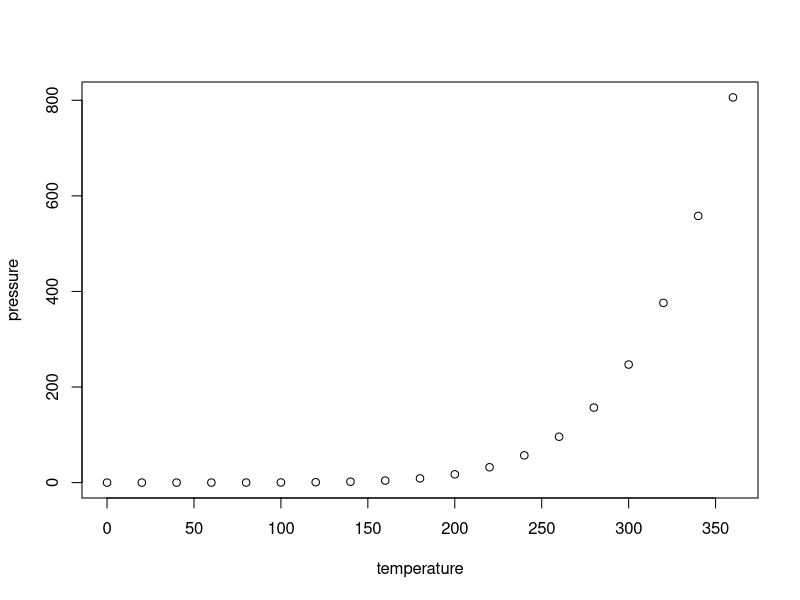
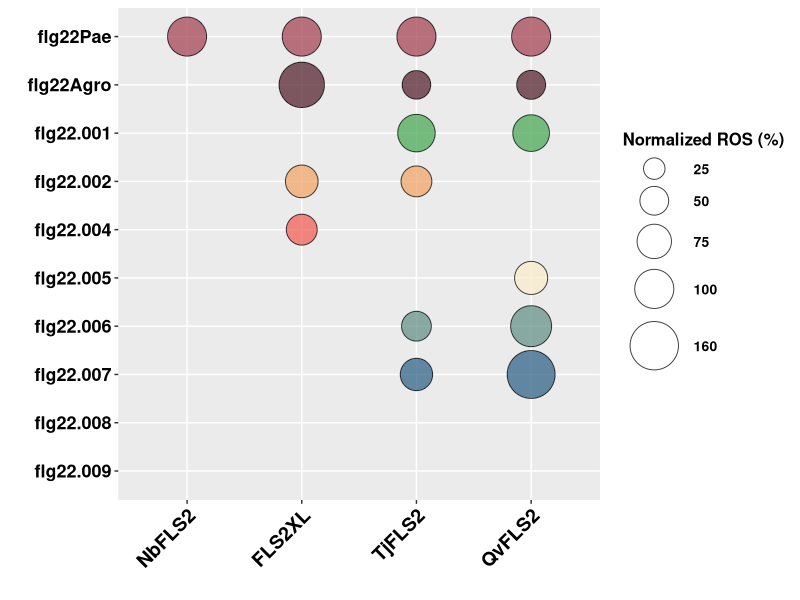
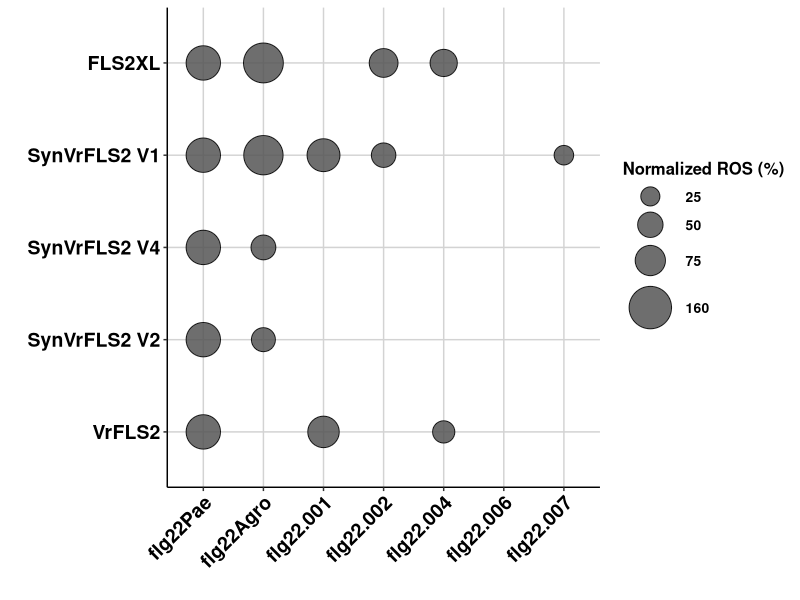
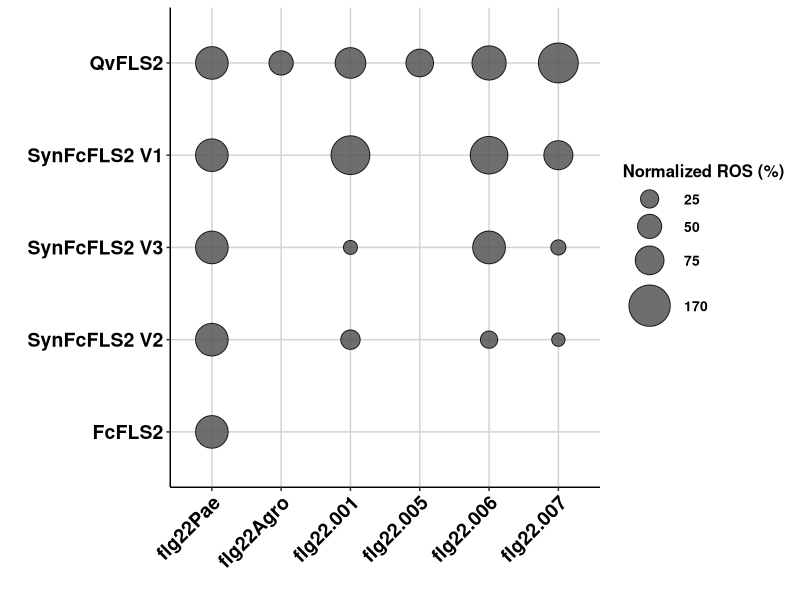
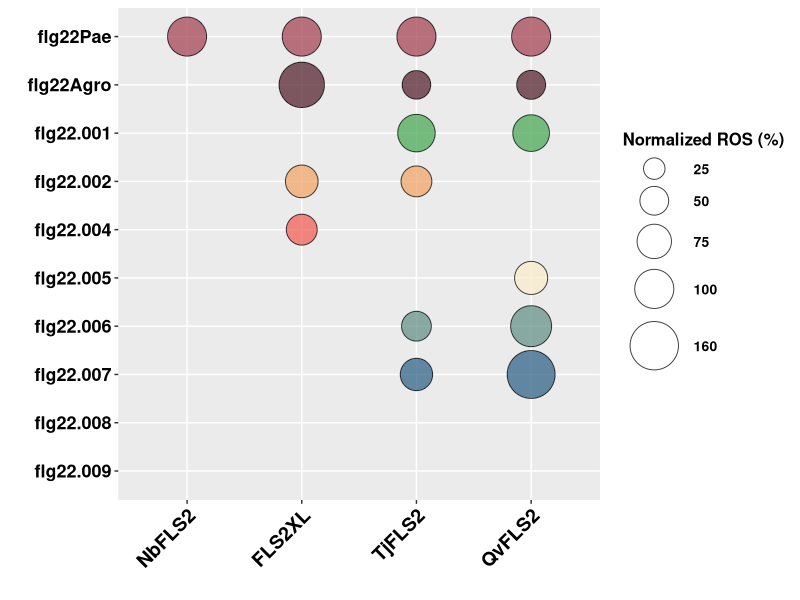
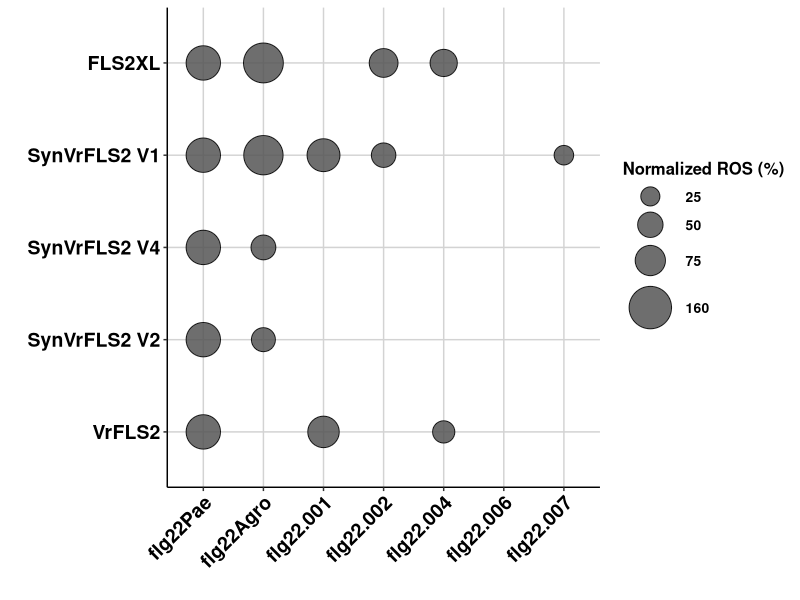
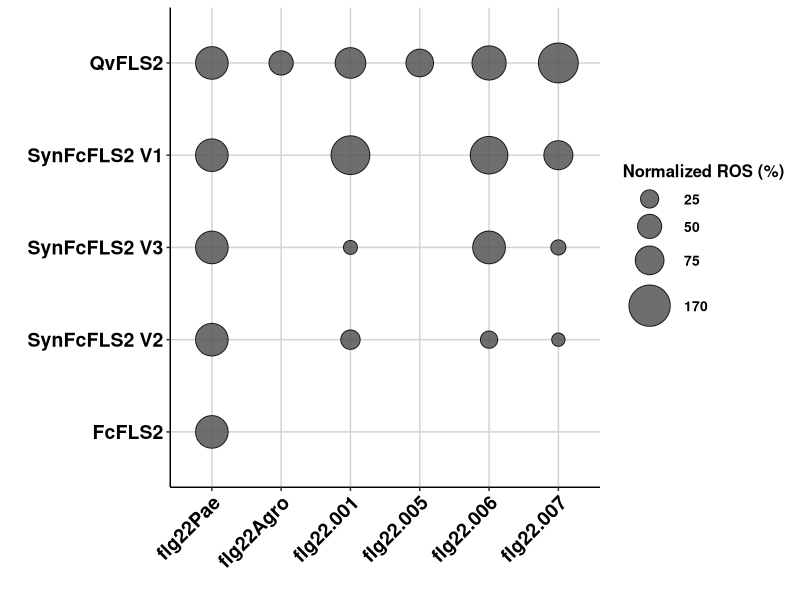

The R source for these figures, in order:
## ---- chunk 1
knitr::opts_chunk$set(echo = TRUE)
## ---- chunk 2
summary(cars)
## ---- chunk 3
library(reshape2)
library(ggplot2)
## ---- chunk 4
plot(pressure)
## ---- chunk 5
pc = read.csv("../input/WTNb_XL_Tj_Qv.csv", header = TRUE)
pcm = melt(pc, id = c("Receptor"))
pcm$Receptor <- factor(pcm$Receptor,levels=unique(pcm$Receptor))
## ---- chunk 6
colours = c( "#A54657",  "#582630", "#4DAA57","#F1A66A","#F26157", "#F9ECCC", "#679289", "#33658A",
"#F6AE2D","#86BBD8")

xx = ggplot(pcm, aes(x = Receptor, y = variable)) + 
     geom_point(aes(size = value, fill = variable), alpha = 0.75, shape = 21) + 
     scale_size_continuous(limits = c(0, 160), range = c(1,16), breaks = c(25, 50,75,100,160)) + 
     labs( x= "", y = "", size = "Normalized ROS (%)", fill = "")  + 
     theme(legend.key=element_blank(), 
           axis.text.x = element_text(angle = 45, hjust = 1, colour = "black", size = 14, face = "bold", vjust = 1), 
          axis.text.y = element_text(colour = "black", face = "bold", size = 13), 
           legend.text = element_text(size = 10, face ="bold", colour ="black"), 
           legend.title = element_text(size = 12, face = "bold"), 
           legend.position = "right") +  
     scale_fill_manual(values = colours, guide = FALSE) + 
     scale_y_discrete(limits = rev(levels(pcm$variable))) 
print(xx)
ggsave(filename = "../output/Figure_1_All_FLS2_bubble.pdf", width = 5.6, height = 6.5)
## ---- chunk 7
pc = read.csv("../input/Vr-XL.csv", header = TRUE)
pcm = melt(pc, id = c("Receptor"))
pcm$Receptor <- factor(pcm$Receptor,levels=unique(pcm$Receptor))

xx <- ggplot(pcm, aes(y = Receptor, x = variable)) + 
  geom_point(aes(size = value), alpha = 0.85, shape = 21, fill = "#555555", color = "black") + 
  scale_size_continuous(limits = c(0, 160), range = c(1, 14), breaks = c(25, 50, 75, 160)) + 
  labs(y = "", x = "", size = "Normalized ROS (%)", fill = "")  + 
  theme_classic() +
  theme(
    legend.key = element_blank(), 
    axis.text.y = element_text(colour = "black", size = 14, face = "bold"), 
    axis.text.x = element_text(angle = 45, hjust = 1, colour = "black", size = 14, face = "bold", vjust = 1), 
    legend.text = element_text(size = 10, face = "bold", colour = "black"), 
    legend.title = element_text(size = 12, face = "bold"), 
    legend.position = "right",
    panel.grid.major = element_line(colour = "lightgrey", linewidth = 0.5),
    panel.grid.minor = element_blank()
  ) +
  scale_y_discrete(limits = rev(levels(pcm$Receptor))) 
print(xx)
ggsave(filename = "../output/Vr-XL.pdf", width = 7, height = 3.4)

## ---- chunk 8
pc = read.csv("../input/Fc-Qv.csv", header = TRUE)
pcm = melt(pc, id = c("Receptor"))
pcm$Receptor <- factor(pcm$Receptor,levels=unique(pcm$Receptor))

xx <- ggplot(pcm, aes(y = Receptor, x = variable)) + 
  geom_point(aes(size = value), alpha = 0.85, shape = 21, fill = "#555555", color = "black") + 
  scale_size_continuous(limits = c(0, 180), range = c(1, 14), breaks = c(25, 50, 75, 170)) + 
  labs(y = "", x = "", size = "Normalized ROS (%)", fill = "")  + 
  theme_classic() +
  theme(
    legend.key = element_blank(), 
    axis.text.y = element_text(colour = "black", size = 14, face = "bold"), 
    axis.text.x = element_text(angle = 45, hjust = 1, colour = "black", size = 14, face = "bold", vjust = 1), 
    legend.text = element_text(size = 10, face = "bold", colour = "black"), 
    legend.title = element_text(size = 12, face = "bold"), 
    legend.position = "right",
    panel.grid.major = element_line(colour = "lightgrey", linewidth = 0.5),
    panel.grid.minor = element_blank()
  ) +
  scale_y_discrete(limits = rev(levels(pcm$Receptor))) 
print(xx)
ggsave(filename = "../output/Qv-Fc.pdf", width = 7, height = 3.4)
